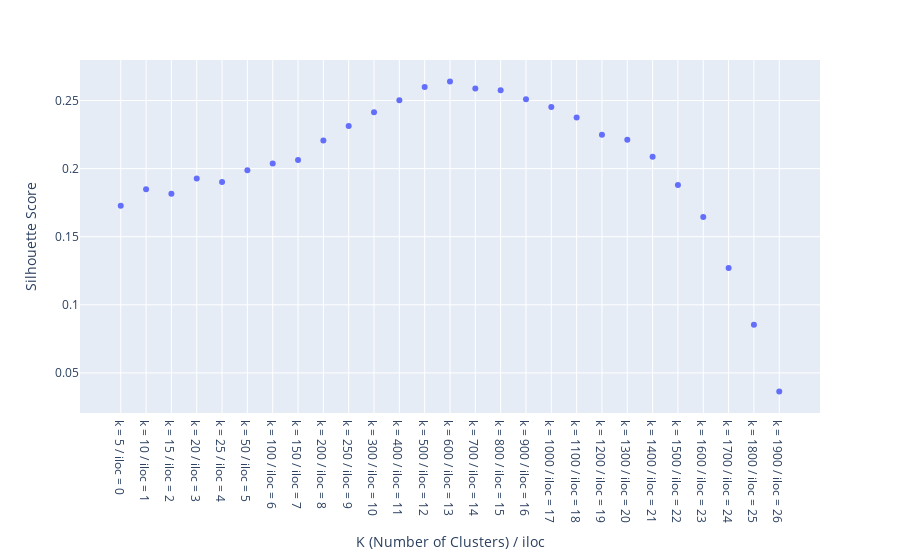

This figure's notebook cell:
### Code cell
from msfeast.kmedoid_clustering import plot_kmedoid_grid
figure = plot_kmedoid_grid(pipeline.kmedoid_grid)
figure.write_html(os.path.join(output_directory, "silhouette scores" + ".html"))
figure.write_image(os.path.join(output_directory, "silhouette scores" + ".pdf"), width = "1000", height="800")
figure

### Figure 1 — Plotly figure (JSON) as saved in the notebook; plotly's stock layout.template omitted (floating-point values rounded to 4 significant figures)
{"data": [{"hovertemplate": "x=%{x}<br>y=%{y}<extra></extra>", "legendgroup": "", "marker": {"color": "#636efa", "symbol": "circle"}, "mode": "markers", "name": "", "orientation": "v", "showlegend": false, "type": "scatter", "x": ["k = 5 / iloc = 0", "k = 10 / iloc = 1", "k = 15 / iloc = 2", "k = 20 / iloc = 3", "k = 25 / iloc = 4", "k = 50 / iloc = 5", "k = 100 / iloc = 6", "k = 150 / iloc = 7", "k = 200 / iloc = 8", "k = 250 / iloc = 9", "k = 300 / iloc = 10", "k = 400 / iloc = 11", "k = 500 / iloc = 12", "k = 600 / iloc = 13", "k = 700 / iloc = 14", "k = 800 / iloc = 15", "k = 900 / iloc = 16", "k = 1000 / iloc = 17", "k = 1100 / iloc = 18", "k = 1200 / iloc = 19", "k = 1300 / iloc = 20", "k = 1400 / iloc = 21", "k = 1500 / iloc = 22", "k = 1600 / iloc = 23", "k = 1700 / iloc = 24", "k = 1800 / iloc = 25", "k = 1900 / iloc = 26"], "xaxis": "x", "y": [0.1727, 0.1849, 0.1816, 0.1928, 0.1902, 0.1989, 0.2038, 0.2064, 0.2206, 0.2314, 0.2413, 0.2502, 0.2599, 0.2641, 0.2589, 0.2576, 0.2509, 0.2452, 0.2375, 0.2249, 0.2211, 0.2087, 0.1879, 0.1644, 0.1271, 0.08529, 0.03628], "yaxis": "y"}], "layout": {"legend": {"tracegroupgap": 0}, "margin": {"t": 60}, "xaxis": {"anchor": "y", "domain": [0, 1], "title": {"text": "K (Number of Clusters) / iloc"}}, "yaxis": {"anchor": "x", "domain": [0, 1], "title": {"text": "Silhouette Score"}}}}
